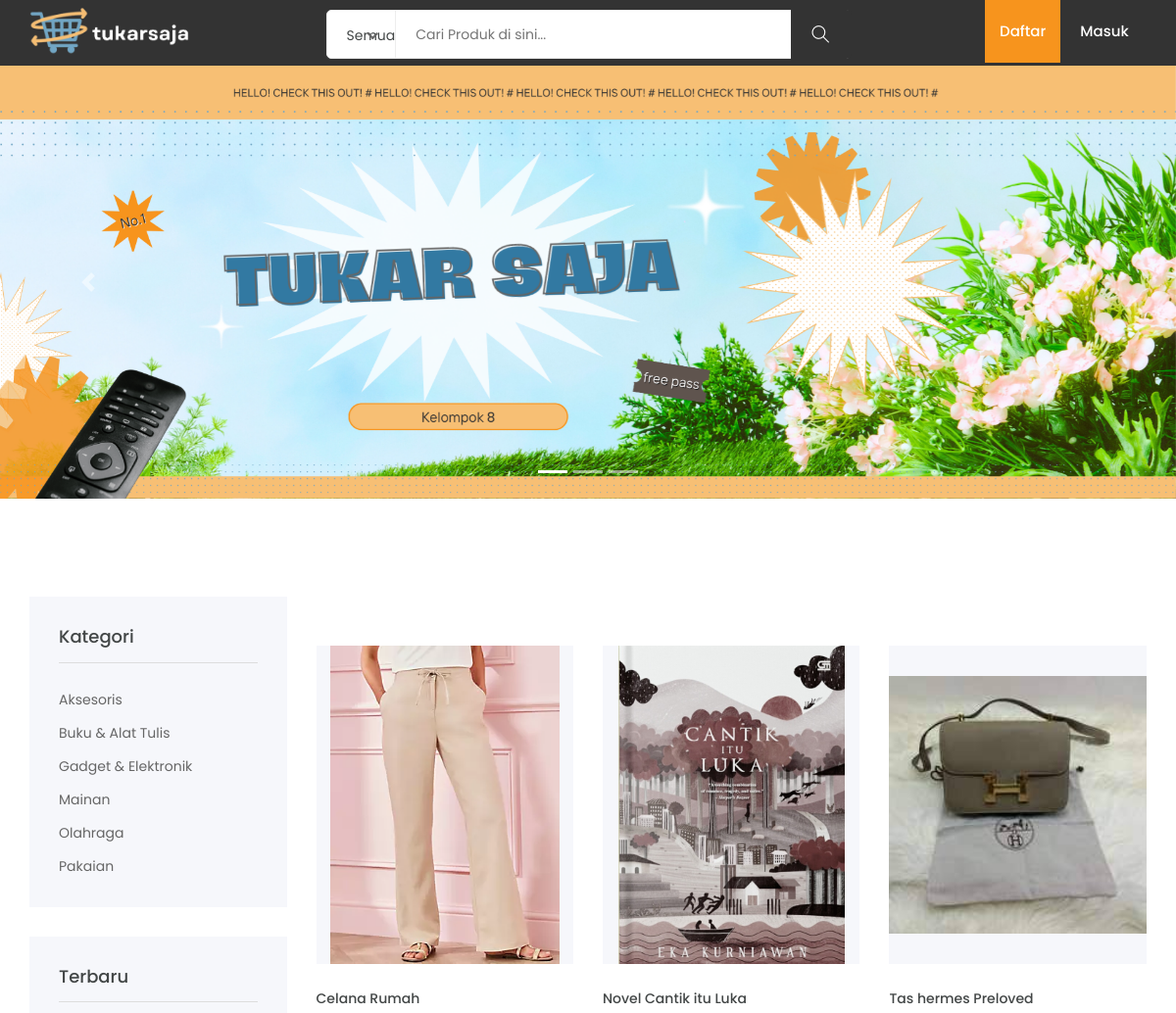
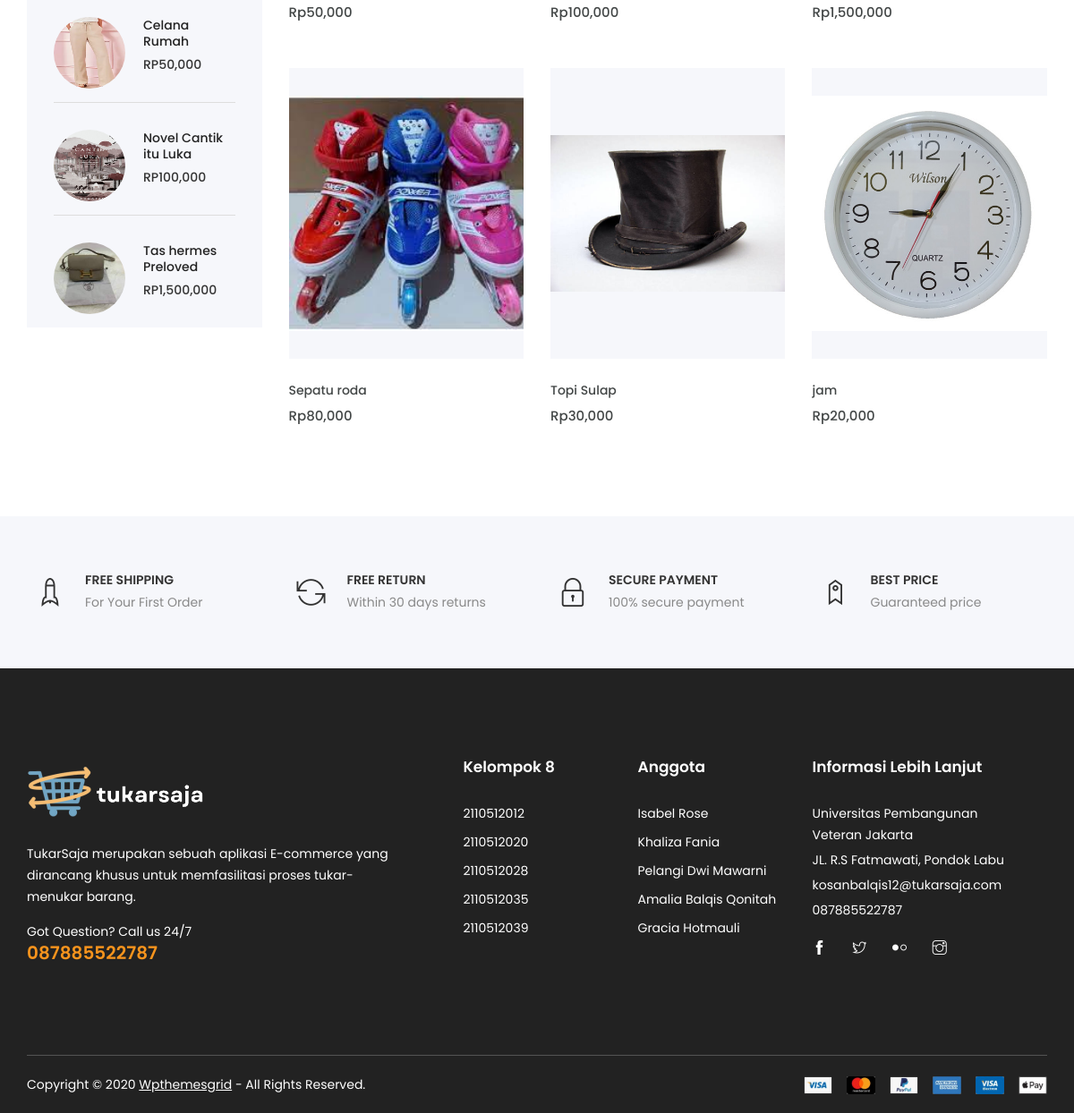
The page / on the database its author committed (2 pictures, top to bottom).
### tables this page shows
CREATE TABLE `kategori` (
  `id` int(11) NOT NULL,
  `nama` varchar(50) NOT NULL
);

CREATE TABLE `barang` (
  `id` int(11) NOT NULL,
  `nama` varchar(50) NOT NULL,
  `foto` longblob NOT NULL,
  `nama_file` varchar(100) NOT NULL,
  `harga` double(18,2) NOT NULL,
  `id_kategori` int(11) NOT NULL,
  `deskripsi` varchar(1000) NOT NULL,
  `kondisi` enum('Baru','Jarang Dipakai','Sering Dipakai') NOT NULL,
  `username` varchar(50) NOT NULL,
  `metode` varchar(50) NOT NULL,
  `wishlist` tinyint(1) NOT NULL DEFAULT 0,
  `ketersediaan` tinyint(1) NOT NULL DEFAULT 1,
  `tanggal_upload` date NOT NULL DEFAULT current_timestamp()
);

### index.php (the view, shortened to what this page needs)
<?php
    include("config.php");
	$sql_kategori = "SELECT * FROM kategori ORDER BY nama ASC";
	$query_kategori = mysqli_query($conn, $sql_kategori);
	if (isset($_GET["id_kategori"])){
		$id_kategori = $_GET["id_kategori"];
		$sql = "SELECT * FROM barang WHERE id_kategori='$id_kategori' ORDER BY id DESC";
	} else {
		$sql = "SELECT * FROM barang ORDER BY id DESC";
	}
	$query = mysqli_query($conn, $sql);
?>
<!DOCTYPE html>
<html lang="zxx">
<head>
	<link rel="stylesheet" href="css/bootstrap.css">
    <link rel="stylesheet" href="css/magnific-popup.min.css">
    <link rel="stylesheet" href="css/font-awesome.css">
	<link rel="stylesheet" href="css/jquery.fancybox.min.css">
    <link rel="stylesheet" href="css/themify-icons.css">
    <link rel="stylesheet" href="css/niceselect.css">
    <link rel="stylesheet" href="css/animate.css">
    <link rel="stylesheet" href="css/flex-slider.min.css">
    <link rel="stylesheet" href="css/owl-carousel.css">
    <link rel="stylesheet" href="css/slicknav.min.css">
	<link rel="stylesheet" href="https://cdn.jsdelivr.net/npm/bootstrap@4.0.0/dist/css/bootstrap.min.css">
	<link rel="stylesheet" href="css/reset.css">
	<link rel="stylesheet" href="style.css">
    <link rel="stylesheet" href="css/responsive.css">
</head>
<body class="js">
	<header class="header shop">
		<div class="header-inner">
				<div class="container">
				<div class="row">
					<div class="col-lg-2 col-md-2 col-12">
						<div class="logo">
							<a href="index.php">
								<img src="images/logo2.png" class="logo-normal">
							</a>
						</div>
					</div>
					<div class="col-lg-8 col-md-7 col-12">
						<div class="search-bar-top">
							<div class="search-bar">
								<form method="POST" style="display: flex; align-items: center;">
									<input name="search" placeholder="Cari Produk di sini..." type="text">
									<button class="btnn" name="cari"><i class="ti-search"></i></button>
								</form>
							</div>
						</div>
					</div>
					<div class="col-lg-2 col-md-3 col-12">
						<nav class="navbar navbar-expand-lg">
							<div class="navbar-collapse">
								<div class="nav-inner"
								<?php
									if(isset($_SESSION['username'])){
										echo "style = 'display: none'";
									} else {
										echo "style = 'display: block'";
									}
								?>>
									<ul class="nav main-menu menu navbar-nav">
										<li class="active"><a href="register.php">Daftar</a></li>
										<li><a href="login.php">Masuk</a></li>
									</ul>
								</div>
							</div>
						</nav>
					</div>
				</div>
				</div>
			</div>
	</header>
	<div id="carouselExampleIndicators" class="carousel slide" data-ride="carousel">
		<ol class="carousel-indicators">
			<li data-target="#carouselExampleIndicators" data-slide-to="0" class="active"></li>
			<li data-target="#carouselExampleIndicators" data-slide-to="1"></li>
			<li data-target="#carouselExampleIndicators" data-slide-to="2"></li>
		</ol>
		<div class="carousel-inner">
			<div class="carousel-item active">
			<img class="d-block w-100" src="images/caroussel-1.png" alt="First slide">
			</div>
		</div>
		<a class="carousel-control-prev" href="#carouselExampleIndicators" role="button" data-slide="prev">
			<span class="carousel-control-prev-icon" aria-hidden="true"></span>
		</a>
		<a class="carousel-control-next" href="#carouselExampleIndicators" role="button" data-slide="next">
			<span class="carousel-control-next-icon" aria-hidden="true"></span>
		</a>
	</div>
	<section class="product-area shop-sidebar shop section" id="products">
			<div class="container">
				<div class="row">
					<div class="col-lg-3 col-md-4 col-12">
						<div class="shop-sidebar">
							<div class="single-widget category">
								<h3 class="title">Kategori</h3>
								<ul class="categor-list">
									<?php
										mysqli_data_seek($query_kategori, 0);
										while ($row = mysqli_fetch_assoc($query_kategori)) {
											echo '<li><a href="index.php?id_kategori=' . $row['id'] . '">' . $row['nama'] . '</a></li>';
										}
									?>
								</ul>
							</div>
							<div class="single-widget recent-post">
								<h3 class="title">Terbaru</h3>
								<?php
									if (mysqli_num_rows($query) > 0) {
										$counter = 0;
										while ($row = mysqli_fetch_assoc($query)) {
											$id_barang = $row['id'];
											$nama = $row['nama'];
											$harga = $row['harga'];
											$nama_file = $row['nama_file'];
											$ketersediaan = $row['ketersediaan'];
											if ($ketersediaan > 0){
												echo '<div class="single-post first">
														<div class="image">
															<img src="file/'. $nama_file .'">
														</div>
														<div class="content">
															<h5><a href="view.php?id='. $id_barang .'">'. $nama .'</a></h5>
															<p class="price">Rp'. number_format($harga) .'</p>
														</div>
													</div>';
											}
											$counter++;
											if($counter>=3){
												break;
											}
										}
									} else {
										echo "Belum ada barang yang ditawarkan";
									}
								?>
						</div>
					</div>
				</div>
				<div class="col-lg-9 col-md-8 col-12">
					<div class="row">
						<?php
							if (mysqli_num_rows($query) > 0) {
								mysqli_data_seek($query, 0);
								while ($row = mysqli_fetch_assoc($query)) {
									$id_barang = $row['id'];
									$nama = $row['nama'];
									$harga = $row['harga'];
									$nama_file = $row['nama_file'];
									$ketersediaan = $row['ketersediaan'];
									if ($ketersediaan > 0){
										echo '<div class="col-lg-4 col-md-6 col-12">
												<div class="single-product">
													<div class="product-img">
														<a href="view.php?id='. $id_barang .'">
															<img class="default-img" src="file/'. $nama_file .'">
															<img class="hover-img" src="file/'. $nama_file .'">
														</a>
														<div class="button-head">
															<div class="product-action">
																<a title="Wishlist" href="#"><i class=" ti-heart "></i><span>Add to Wishlist</span></a>
															</div>
														</div>
													</div>
													<div class="product-content">
														<h3><a href="view.php?id='. $id_barang .'">'. $nama .'</a></h3>
														<div class="product-price">
															<span>Rp'. number_format($harga) .'</span>
														</div>
													</div>
												</div>
											</div>';
									}
								}
							} else {
								echo "Belum ada barang yang ditawarkan";
							}
						?>
					</div>
				</div>
			</div>
		</div>
	</section>
	<section class="shop-services section home">
		<div class="container">
			<div class="row">
				<div class="col-lg-3 col-md-6 col-12">
					<div class="single-service">
						<i class="ti-rocket"></i>
						<h4>Free shipping</h4>
						<p>For Your First Order</p>
					</div>
				</div>
				<div class="col-lg-3 col-md-6 col-12">
					<div class="single-service">
						<i class="ti-reload"></i>
						<h4>Free Return</h4>
						<p>Within 30 days returns</p>
					</div>
				</div>
				<div class="col-lg-3 col-md-6 col-12">
					<div class="single-service">
						<i class="ti-lock"></i>
						<h4>Secure Payment</h4>
						<p>100% secure payment</p>
					</div>
				</div>
				<div class="col-lg-3 col-md-6 col-12">
					<div class="single-service">
						<i class="ti-tag"></i>
						<h4>Best Price</h4>
						<p>Guaranteed price</p>
					</div>
				</div>
			</div>
		</div>
	</section>
	<footer class="footer">
		<div class="footer-top section">
			<div class="container">
				<div class="row">
					<div class="col-lg-5 col-md-6 col-12">
						<div class="single-footer about">
							<div class="logo">
								<a href="index.html"><img src="images/logo2.png" alt="#"></a>
							</div>
							<p class="text">TukarSaja merupakan sebuah aplikasi E-commerce yang dirancang khusus untuk memfasilitasi proses tukar-menukar barang.</p>
							<p class="call">Got Question? Call us 24/7<span><a href="tel:123456789">087885522787</a></span></p>
						</div>
					</div>
					<div class="col-lg-2 col-md-6 col-12">
						<div class="single-footer links">
							<h4>Kelompok 8</h4>
							<ul>
								<li><a href="https://www.linkedin.com/in/isabelrose/" target="_blank">2110512012</a></li>
								<li><a href="#">2110512020</a></li>
								<li><a href="#">2110512028</a></li>
								<li><a href="#">2110512035</a></li>
								<li><a href="https://www.linkedin.com/in/gracia-hotmauli/" target="_blank">2110512039</a></li>
							</ul>
						</div>
					</div>
					<div class="col-lg-2 col-md-6 col-12">
						<div class="single-footer links">
							<h4>Anggota</h4>
							<ul>
								<li><a href="https://www.linkedin.com/in/isabelrose/" target="_blank">Isabel Rose</a></li>
								<li><a href="#" target="_blank">Khaliza Fania</a></li>
								<li><a href="#" target="_blank">Pelangi Dwi Mawarni</a></li>
								<li><a href="#" target="_blank">Amalia Balqis Qonitah</a></li>
								<li><a href="https://www.linkedin.com/in/gracia-hotmauli/" target="_blank">Gracia Hotmauli</a></li>
							</ul>
						</div>
					</div>
					<div class="col-lg-3 col-md-6 col-12">
						<div class="single-footer social">
							<h4>Informasi Lebih Lanjut</h4>
							<div class="contact">
								<ul>
									<li>Universitas Pembangunan Veteran Jakarta</li>
									<li>JL. R.S Fatmawati, Pondok Labu</li>
									<li>kosanbalqis12@tukarsaja.com</li>
									<li>087885522787</li>
								</ul>
							</div>
							<ul>
								<li><a href="#"><i class="ti-facebook"></i></a></li>
								<li><a href="#"><i class="ti-twitter"></i></a></li>
								<li><a href="#"><i class="ti-flickr"></i></a></li>
								<li><a href="#"><i class="ti-instagram"></i></a></li>
							</ul>
						</div>
					</div>
				</div>
			</div>
		</div>
		<div class="copyright">
			<div class="container">
				<div class="inner">
					<div class="row">
						<div class="col-lg-6 col-12">
							<div class="left">
								<p>Copyright © 2020 <a href="http://www.wpthemesgrid.com" target="_blank">Wpthemesgrid</a>  -  All Rights Reserved.</p>
							</div>
						</div>
						<div class="col-lg-6 col-12">
							<div class="right">
								<img src="images/payments.png" alt="#">
							</div>
						</div>
					</div>
				</div>
			</div>
		</div>
	</footer>
</body>
</html>

### rows shown on the page
kategori: nama "Aksesoris"
kategori: nama "Buku & Alat Tulis"
kategori: nama "Gadget & Elektronik"
kategori: nama "Mainan"
kategori: nama "Olahraga"
kategori: nama "Pakaian"
barang: nama_file (picture), nama "Celana Rumah", harga "50,000"
barang: nama_file (picture), nama "Novel Cantik itu Luka", harga "100,000"
barang: nama_file (picture), nama "Tas hermes Preloved", harga "1,500,000"
barang: nama_file (picture), nama "Sepatu roda", harga "80,000"
barang: nama_file (picture), nama "Topi Sulap", harga "30,000"
barang: nama_file (picture), nama "jam", harga "20,000"
